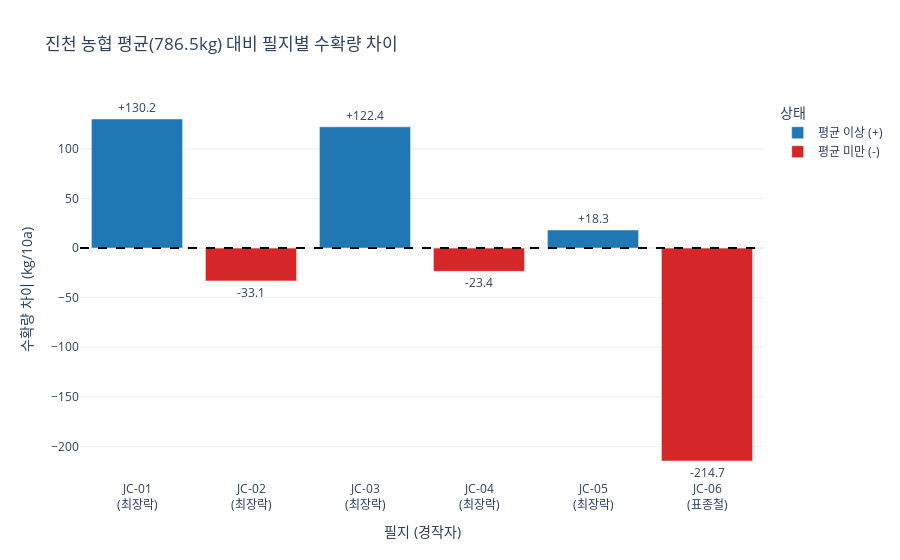

Notebook code cell kept with this figure:
### Code cell
import plotly.express as px
import pandas as pd
import numpy as np

# ---------------------------------------------------------
# 1. 데이터 준비 (이전 단계의 df_jc 데이터가 있다고 가정)
# ---------------------------------------------------------
# 만약 이전 코드를 실행하지 않았다면 아래 주석을 풀어 df_jc를 다시 생성하세요.
# (df_jc 생성 로직은 동일합니다)
# ... (생략: 위 코드와 동일한 df_jc 생성 및 전처리 과정) ...

# 데이터가 끊기지 않게 안전하게 다시 한 번 핵심 전처리를 수행합니다.
# (이미 df_jc가 있다면 이 부분은 건너뛰어도 됩니다)
if 'df_jc' not in locals():
    # 앞선 코드의 로직 복원
    df_jc = df[df['지역'] == '진천'].copy()
    mask_nonghyup = (df_jc['경작자'] == '농협 평균') | (df_jc['코드번호'].isna())
    df_jc.loc[mask_nonghyup, '코드번호'] = '진천 농협'

    def get_xlabel(row):
        if row['코드번호'] == '진천 농협': return '진천 농협'
        cultivator = row['경작자'] if pd.notna(row['경작자']) else ""
        return f"{row['코드번호']}<br>({cultivator})"
    df_jc['X_Label'] = df_jc.apply(get_xlabel, axis=1)

# ---------------------------------------------------------
# 2. 차이값(Difference) 계산 로직
# ---------------------------------------------------------

# (1) 기준값(Baseline) 추출: 진천 농협의 수확량
baseline_row = df_jc[df_jc['코드번호'] == '진천 농협']
if not baseline_row.empty:
    baseline_value = baseline_row['건조 수확량(kg/10a)'].values[0]
else:
    baseline_value = 0 # 예외 처리

# (2) 비교 대상 데이터 추출 (진천 농협 제외)
df_diff = df_jc[df_jc['코드번호'] != '진천 농협'].copy()

# (3) 차이 계산 (필지 수확량 - 농협 평균)
df_diff['수확량 차이(kg)'] = df_diff['건조 수확량(kg/10a)'] - baseline_value

# (4) 색상 구분을 위한 컬럼 생성 (양수: 초과, 음수: 미달)
df_diff['상태'] = np.where(df_diff['수확량 차이(kg)'] >= 0, '평균 이상 (+)', '평균 미만 (-)')
df_diff['label_text'] = df_diff['수확량 차이(kg)'].apply(lambda x: f'{x:+.1f}')

# ---------------------------------------------------------
# 3. 시각화 (Diverging Bar Chart)
# ---------------------------------------------------------

# 색상 매핑 (양수: 파랑/초록, 음수: 빨강/주황)
color_map_diff = {
    '평균 이상 (+)': '#1f77b4',  # 파란색 (긍정)
    '평균 미만 (-)': '#d62728'   # 빨간색 (부정)
}

fig = px.bar(
    df_diff,
    x='X_Label',
    y='수확량 차이(kg)',
    color='상태',
    color_discrete_map=color_map_diff,
    # text_auto='+.1f', # 부호(+/-)와 소수점 1자리 표시
    text ='label_text',
    title=f'진천 농협 평균({baseline_value:.1f}kg) 대비 필지별 수확량 차이',
)

# ---------------------------------------------------------
# 4. 레이아웃 및 기준선 설정
# ---------------------------------------------------------
fig.update_layout(
    xaxis_title="필지 (경작자)",
    yaxis_title="수확량 차이 (kg/10a)",
    legend_title_text="상태",
    template='plotly_white',

    # ★ 핵심: X축 순서를 데이터프레임의 정렬 순서대로 고정 ★
    xaxis={
        'categoryorder': 'array',
        'categoryarray': df_diff['X_Label'].tolist()
    },

    # 0점 기준선
    shapes=[dict(type="line", xref="paper", yref="y",
                 x0=0, y0=0, x1=1, y1=0,
                 line=dict(color="black", width=2, dash="dash"))]
)

fig.update_traces(textposition='outside')

fig.show()

### Figure 1 — Plotly figure (JSON) as saved in the notebook; plotly's stock layout.template omitted (floating-point values rounded to 4 significant figures)
{"data": [{"hovertemplate": "상태=평균 이상 (+)<br>X_Label=%{x}<br>수확량 차이(kg)=%{y}<br>label_text=%{text}<extra></extra>", "legendgroup": "평균 이상 (+)", "marker": {"color": "#1f77b4", "pattern": {"shape": ""}}, "name": "평균 이상 (+)", "orientation": "v", "showlegend": true, "text": ["+130.2", "+122.4", "+18.3"], "textposition": "outside", "x": ["JC-01<br>(최장락)", "JC-03<br>(최장락)", "JC-05<br>(최장락)"], "xaxis": "x", "y": [130.2, 122.4, 18.28], "yaxis": "y", "type": "bar"}, {"hovertemplate": "상태=평균 미만 (-)<br>X_Label=%{x}<br>수확량 차이(kg)=%{y}<br>label_text=%{text}<extra></extra>", "legendgroup": "평균 미만 (-)", "marker": {"color": "#d62728", "pattern": {"shape": ""}}, "name": "평균 미만 (-)", "orientation": "v", "showlegend": true, "text": ["-33.1", "-23.4", "-214.7"], "textposition": "outside", "x": ["JC-02<br>(최장락)", "JC-04<br>(최장락)", "JC-06<br>(표종철)"], "xaxis": "x", "y": [-33.09, -23.44, -214.7], "yaxis": "y", "type": "bar"}], "layout": {"xaxis": {"anchor": "y", "domain": [0.0, 1.0], "title": {"text": "필지 (경작자)"}, "categoryorder": "array", "categoryarray": ["JC-01<br>(최장락)", "JC-02<br>(최장락)", "JC-03<br>(최장락)", "JC-04<br>(최장락)", "JC-05<br>(최장락)", "JC-06<br>(표종철)"]}, "yaxis": {"anchor": "x", "domain": [0.0, 1.0], "title": {"text": "수확량 차이 (kg/10a)"}}, "legend": {"title": {"text": "상태"}, "tracegroupgap": 0}, "title": {"text": "진천 농협 평균(786.5kg) 대비 필지별 수확량 차이"}, "barmode": "relative", "shapes": [{"line": {"color": "black", "dash": "dash", "width": 2}, "type": "line", "x0": 0, "x1": 1, "xref": "paper", "y0": 0, "y1": 0, "yref": "y"}]}}
